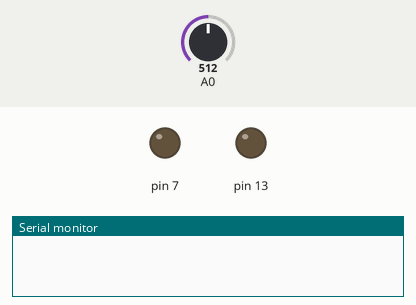
The sketch below on a simulated Arduino Uno, built with avr-gcc and run on an emulated ATmega328P. On the bench: output pins drawn as LEDs (lit = HIGH), the last lines printed to the serial monitor. The inputs (shaded band) are chosen by the test bench; at power-on: A0 = 512. The modem accepts every AT command (registered, SIM ready, sends succeed) and sends nothing else.

Above: at 2.5 s.
At 12.2 s:
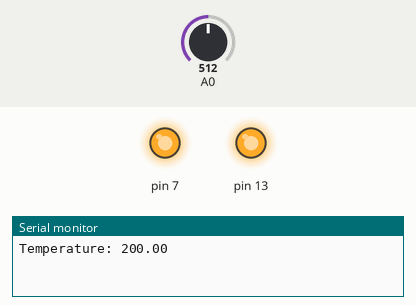
At 34.4 s:
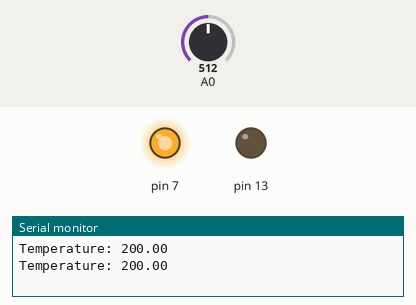
Timing chart, 0 to 38.1 s (numbered marks = the images above):
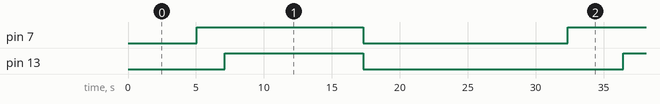

Measured:
- by itself, pin 7: repeats every 29.3 s: LOW 15.1 s, HIGH 14.3 s
- by itself, pin 13: alternates HIGH for 10.2 s and LOW for 19.1 s

The sketch:

Arduino-ESP8266-TMP36-IoT-Temperature-Sensor.ino
```cpp
// http://playground.arduino.cc/Main/Average
#include <Average.h>
#include <SoftwareSerial.h>

char serialbuffer[100];//serial buffer for request url
SoftwareSerial mySerial(10, 11);

void setup() {
  Serial.begin(9600); // Connection to PC
  mySerial.begin(9600); // Connection to ESP8266
  pinMode(13, OUTPUT);
  digitalWrite(13, LOW);

  pinMode(7, OUTPUT);
  digitalWrite(7, LOW);
}

void loop() {
  float temp = getTemperatureAverage();
  Serial.println("Temperature: " + String(temp));
  sendTemperature(temp);

  delay(10000);
}

void sendTemperature(float temperature) {
  digitalWrite(7, HIGH);
  delay(2000);

  mySerial.println("AT+RST");
  WaitForReady(2000);
  mySerial.println("AT+CWMODE=1");
  WaitForOK(2000);
  mySerial.println("AT+RST");
  WaitForReady(2000);

  mySerial.println("AT+CWJAP=\"<wifi_ssid>\",\"<wifi_password>\"");
  if (WaitForOK(5000)) {
    digitalWrite(13, HIGH); // Connection succesful
  }

  mySerial.println("AT+CIPSTART=\"TCP\",\"data.sparkfun.com\",80");
  WaitForOK(5000);
  mySerial.println("AT+CIPSEND=123");
  WaitForOK(5000);
  mySerial.print("GET /input/<public_key>?private_key=<private_key>&temp=" + String(temperature) + " HTTP/1.0\r\n");
  mySerial.print("Hostname: data.sparkfun.com\r\n\r\n");
  WaitForOK(5000);
  mySerial.println("AT+CIPCLOSE");
  WaitForOK(5000);

  digitalWrite(13, LOW);
  digitalWrite(7, LOW);
}

float getTemperatureAverage() {
  Average<float> ave(10);
  for (int i = 0; i < 10; i++) {
    ave.push(getTemperature());
    delay(500);
  }

  float total = 0.0;
  delay(50);

  float temperature = ave.mean();

  return temperature;
}

float getTemperature() {
  int sensorVal = analogRead(A0);
  float voltage = (sensorVal / 1024.0) * 5.0;
  float temperature = (voltage - .5) * 100;

  return temperature;
}

boolean WaitForOK(long timeoutamount) {
  return WaitForResponse("OK", timeoutamount);
}

boolean WaitForReady(long timeoutamount) {
  return WaitForResponse("ready", timeoutamount);
}

// Parts used from https://github.com/contractorwolf/ESP8266
boolean WaitForResponse(String response, long timeoutamount) {
  unsigned long timeout = millis() + timeoutamount;

  while (millis() <= timeout) {
    while (mySerial.available() > 0) {
      int len = mySerial.readBytesUntil('\n', serialbuffer, sizeof(serialbuffer));

      String message = String(serialbuffer).substring(0, len - 1);

      if (message == response) {
        return true;
      }
    }
  }

  return false;
}
```
